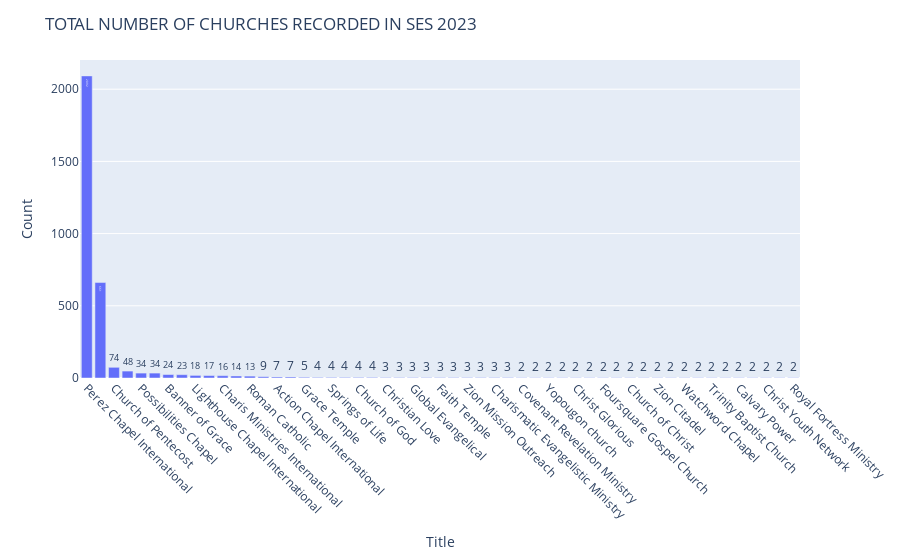

This figure's notebook cell:
### Code cell
# Calculate title counts
Total_title = ses23['Name of Church'].value_counts()

# Sort in descending order
Total_title = Total_title.sort_values(ascending=False)

# Create the plot
fig = px.bar(x=Total_title.index, y=Total_title.values, text=Total_title.values,)

# Customize the plot
fig.update_layout(title='TOTAL NUMBER OF CHURCHES RECORDED IN SES 2023',
                  xaxis_title='Title',
                  yaxis_title='Count',
                  xaxis={'tickangle': 45})

# Show the plot
fig.show()

### Figure 1 — Plotly figure (JSON) as saved in the notebook; plotly's stock layout.template omitted (floating-point values rounded to 4 significant figures)
{"data": [{"alignmentgroup": "True", "hovertemplate": "x=%{x}<br>y=%{y}<br>text=%{text}<extra></extra>", "legendgroup": "", "marker": {"color": "#636efa", "pattern": {"shape": ""}}, "name": "", "offsetgroup": "", "orientation": "v", "showlegend": false, "text": [2092, 661, 74, 48, 34, 34, 24, 23, 18, 17, 16, 14, 13, 9, 7, 7, 5, 4, 4, 4, 4, 4, 3, 3, 3, 3, 3, 3, 3, 3, 3, 3, 2, 2, 2, 2, 2, 2, 2, 2, 2, 2, 2, 2, 2, 2, 2, 2, 2, 2, 2, 2, 2], "textposition": "auto", "type": "bar", "x": ["Perez Chapel International", "Other Churches", "Church of Pentecost", "Assemblies of God", "Possibilities Chapel", "Methodist Church of Ghana", "Banner of Grace", "International Central Gospel Church", "Lighthouse Chapel International", "Presbyterian Church of Ghana", "Charis Ministries International", "Christ Apostolic Church", "Roman Catholic", "Victory Bible Church International", "Action Chapel International", "Church on Missions", "Grace Temple", "Harvest Chapel International", "Springs of Life", "Baptist Church of Ghana", "Church of God", "Jesus Power Church", "Christian Love", "Royalhouse Chapel International", "Global Evangelical", "Potter's'City", "Faith Temple", "Winners Chapel", "Zion Mission Outreach", "Fire Camp Universal Mission", "Charismatic Evangelistic Ministry", "Empowerment Worship Center", "Covenant Revelation Ministry", "Nations Chapel", "Yopougon church", "Evangelical Presbyterian Church", "Christ Glorious", "Gate of Life Church", "Foursquare Gospel Church", "Deeper Life", "Church of Christ", "Anglican", "Zion Citadel", "Church of Missions International", "Watchword Chapel", "Gospel Outreach", "Trinity Baptist Church", "Love Harvest ", "Calvary Power", "Destiny International", "Christ Youth Network", "Church On Missions", "Royal Fortress Ministry"], "xaxis": "x", "y": [2092, 661, 74, 48, 34, 34, 24, 23, 18, 17, 16, 14, 13, 9, 7, 7, 5, 4, 4, 4, 4, 4, 3, 3, 3, 3, 3, 3, 3, 3, 3, 3, 2, 2, 2, 2, 2, 2, 2, 2, 2, 2, 2, 2, 2, 2, 2, 2, 2, 2, 2, 2, 2], "yaxis": "y"}], "layout": {"barmode": "relative", "legend": {"tracegroupgap": 0}, "margin": {"t": 60}, "title": {"text": "TOTAL NUMBER OF CHURCHES RECORDED IN SES 2023"}, "xaxis": {"anchor": "y", "domain": [0, 1], "tickangle": 45, "title": {"text": "Title"}}, "yaxis": {"anchor": "x", "domain": [0, 1], "title": {"text": "Count"}}}}
